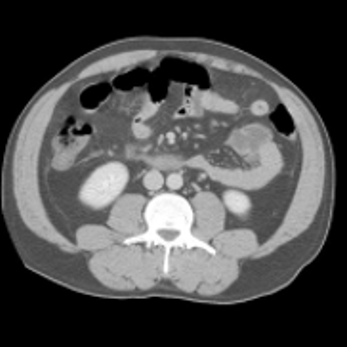
#> input picture ImageFolder1/image002.png, 347 x 347 px
$ python visualize_extreme_points1.py   (older library calls are emulated)
#> lines starting #> are read from the running program, lines starting #| are printed output that depends on the picture; after the words box and inside, x2 and y2 are one past the last pixel; in counts of white or black regions, pixels touching at a corner belong together
### compare_pix1.py
import cv2
import numpy as np


def angle_rotation(img_rot):


    img_unrot = cv2.imread('base_image.png')

    h,w,c = img_unrot.shape


    img_resize = cv2.resize(img_rot,(w,h))


    gray = cv2.cvtColor(np.uint8(img_resize), cv2.COLOR_RGB2GRAY)

    gray1 = cv2.cvtColor(np.uint8(img_unrot), cv2.COLOR_RGB2GRAY)


    center = (w//2,h//2)

    score_list = []


    allowed_rotation1 = np.linspace(0,45,46)
    allowed_rotation2 = np.linspace(170,190,21)
    allowed_rotation3 = np.linspace(350,360,11)

    allowed_rotation = np.concatenate((allowed_rotation1, allowed_rotation2, allowed_rotation3), axis = None)

    for i in allowed_rotation:

        rotation_matrix = cv2.getRotationMatrix2D(center, i, 1.0)

        final_rotated = cv2.warpAffine(gray1,rotation_matrix,(w,h))


        #(score, diff) = compare_ssim(image_compare,final_rotated , full=True)

        diff_img = cv2.absdiff(gray, final_rotated)
        score = np.sum(diff_img)

        score_list.append(score)

    angle_index = np.argmin(score_list)

    return allowed_rotation[angle_index], h, w

### segment_CT_abdomenFV.py
import cv2
import numpy as np
from compare_pix1 import angle_rotation
from itertools import groupby


def segment_extreme_points(img):
    rotation_output = angle_rotation(img)

    theta = np.radians(rotation_output[0])

    gray = cv2.cvtColor(np.uint8(img), cv2.COLOR_RGB2GRAY)

    thresh = cv2.threshold(np.uint8(gray), np.mean(gray), 255, cv2.THRESH_BINARY)[1]

    # find the biggest contour in the image

    cnt = sorted(cv2.findContours(thresh, cv2.RETR_LIST, cv2.CHAIN_APPROX_NONE)[-2], key=cv2.contourArea)[-1]

    # Access the image pixels location of the biggest contour

    pts = [[], []]

    A = cnt[:, :, 0]

    B = cnt[:, :, 1]

    pts[0] = np.ndarray.flatten(A)
    pts[1] = np.ndarray.flatten(B)

    # set up the transformation matrix (rotation) and the inverse of the matrix.

    rot_mat = np.array(((np.cos(theta), -np.sin(theta)), (np.sin(theta), np.cos(theta))))

    rot_mat_inv = np.array(((np.cos(theta), np.sin(theta)), (-np.sin(theta), np.cos(theta))))

    # Transform the contour's pixels in rotated co-ordinates

    pts1 = np.dot(rot_mat, [pts[0], pts[1]])

    pts_intX = [int(i) for i in pts1[0]]
    pts_intY = [int(i) for i in pts1[1]]

    # find y co-ordinates for same value of x co-ordinates using group by

    A = zip(pts_intX, pts_intY)

    sorted_zipped_lists = sorted(A)

    sorted_list1 = [element for _, element in sorted_zipped_lists]
    sorted_list = sorted(pts_intX)

    A1 = zip(sorted_list, sorted_list1)

    key_func = lambda x: x[0]

    groupingX = groupby(A1, key_func)

    def translationX():

        list_same_x = [list(group) for key, group in groupingX]

        A = []
        B = []

        for sub_list in list_same_x:
            sublist_max = np.max(sub_list, axis=0)[1]
            sublist_min = np.min(sub_list, axis=0)[1]
            A.append(sublist_max)
            B.append(sublist_min)

        # find biggest y-difference for same value of x

        difference = [A[i] - B[i] for i in range(len(A))]

        index = np.argmax(difference)

        x_value = list_same_x[index][0][0]

        P1_vy = B[index]

        P2_vy = A[index]

        # Get Inverse of the transformed co-ordinates

        point1 = np.dot(rot_mat_inv, [x_value, P1_vy])
        point2 = np.dot(rot_mat_inv, [x_value, P2_vy])

        horizontal_intX = [int(i) for i in point1]
        horizontal_intY = [int(i) for i in point2]

        point_list = [horizontal_intX, horizontal_intY]
        max_length = ((int(point_list[0][0]) - int(point_list[1][0])) ** 2 + (
                int(point_list[0][1]) - int(point_list[1][1])) ** 2) ** 0.5

        return max_length, point_list

    # find x co-ordinates for same value of y co-ordinates using group by

    A2 = zip(pts_intY, pts_intX)

    sorted_zipped_lists = sorted(A2)

    sorted_list1 = [element for _, element in sorted_zipped_lists]
    sorted_list = sorted(pts_intY)

    A3 = zip(sorted_list1, sorted_list)

    key_func1 = lambda x: x[1]

    groupingY = groupby(A3, key_func1)

    def translationY():

        # Move along (x,y) vector (y-axis) and find the greatest difference in x co-ordinates

        list_same_y = [list(group) for key, group in groupingY]

        A = []
        B = []

        for sub_list in list_same_y:
            sublist_max = np.max(sub_list, axis=0)[0]
            sublist_min = np.min(sub_list, axis=0)[0]
            A.append(sublist_max)
            B.append(sublist_min)

        # find biggest x-difference for same value of y

        difference = [A[i] - B[i] for i in range(len(A))]

        index = np.argmax(difference)

        y_value = list_same_y[index][0][1]

        P1_vx = B[index]

        P2_vx = A[index]

        # Get Inverse of the transformed co-ordinates

        point1 = np.dot(rot_mat_inv, [P1_vx, y_value])
        point2 = np.dot(rot_mat_inv, [P2_vx, y_value])

        vertical_intX = [int(i) for i in point1]
        vertical_intY = [int(i) for i in point2]

        point_list = [vertical_intX, vertical_intY]

        max_length = ((int(point_list[0][0]) - int(point_list[1][0])) ** 2 + (
                int(point_list[0][1]) - int(point_list[1][1])) ** 2) ** 0.5

        return max_length, point_list

    Points_V = translationX()
    Points_H = translationY()

    P1_vx = int(Points_V[1][0][0])

    P1_vy = int(Points_V[1][0][1])

    P2_vx = int(Points_V[1][1][0])

    P2_vy = int(Points_V[1][1][1])

    P1_hx = int(Points_H[1][0][0])

    P1_hy = int(Points_H[1][0][1])

    P2_hx = int(Points_H[1][1][0])

    P2_hy = int(Points_H[1][1][1])

    return (P1_hx, P1_hy), (P2_hx, P2_hy), (P1_vx, P1_vy), (P2_vx, P2_vy), rotation_output[0]

### visualize_extreme_points1.py

import cv2
import os
from segment_CT_abdomenFV import segment_extreme_points
import numpy as np
import matplotlib.pyplot as plt


for file in os.listdir("./ImageFolder1"):

    img = cv2.imread(os.path.join("./ImageFolder1",file))
#> img is the input picture: shape (347, 347, 3); min 0, max 255, mean 76.4

    if img is not None:

        Output = segment_extreme_points(img)
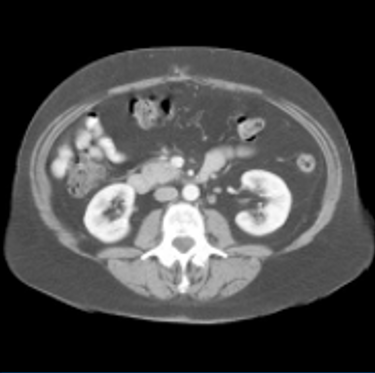
#> input picture base_image.png, 375 x 373 px
#> in angle_rotation, img_unrot is the input picture: shape (373, 375, 3); mean B, G, R 70.8, 70.7, 70.6
#> the loop in angle_rotation, `for i in allowed_rotation: ` made 78 passes
#> score on passes 1 to 12: 4034635, 4024549, 4040216, 4063096, 4092443, 4123433, 4157805, 4197941, 4237341, 4276599, 4315918, 4357137
#> pass 1, in angle_rotation, `diff_img = cv2.absdiff(gray, final_rotated)`:
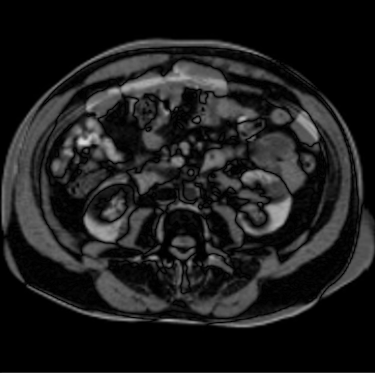
#> diff_img: shape (373, 375); min 0, max 216, mean 28.8
#> pass 2, in angle_rotation, `final_rotated = cv2.warpAffine(gray1,rotation_matrix,(w,h))`:
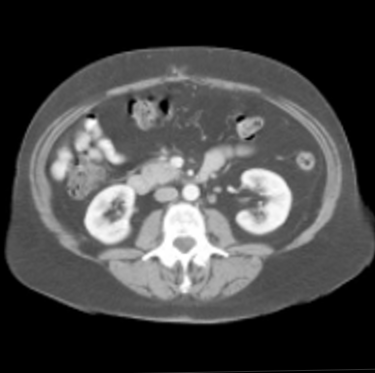
#> final_rotated: shape (373, 375); min 0, max 255, mean 70.6
#> pass 2, in angle_rotation, `diff_img = cv2.absdiff(gray, final_rotated)`:
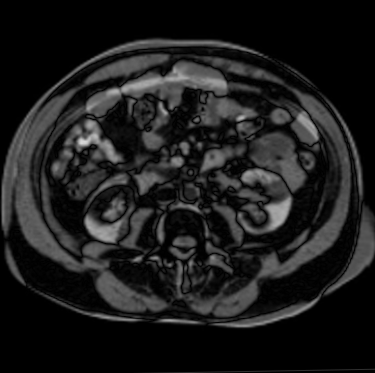
#> diff_img: shape (373, 375); min 0, max 215, mean 28.8
#> pass 3, in angle_rotation, `final_rotated = cv2.warpAffine(gray1,rotation_matrix,(w,h))`:
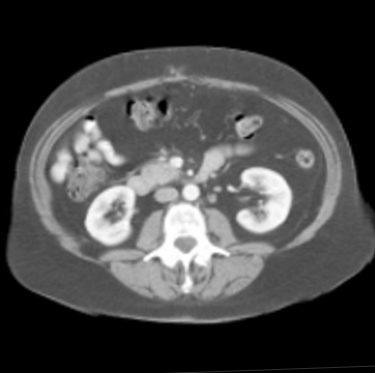
#> final_rotated: shape (373, 375); min 0, max 255, mean 70.6
#> after the loop in angle_rotation, `for i in allowed_rotation:`: score_list = 78 values, max 5909988 at index 45, min 4000826 at index 75, mean 4989447.6
#> in angle_rotation, `angle_index = np.argmin(score_list)`: angle_index = 75
#> in segment_extreme_points, `rotation_output = angle_rotation(img)`: rotation_output = (358, 373, 375)
#> in segment_extreme_points, `theta = np.radians(rotation_output[0])`: theta = 6.25
#> in segment_extreme_points, `thresh = cv2.threshold(np.uint8(gray), np.mean(gray), 255, cv2.THRESH_..`:
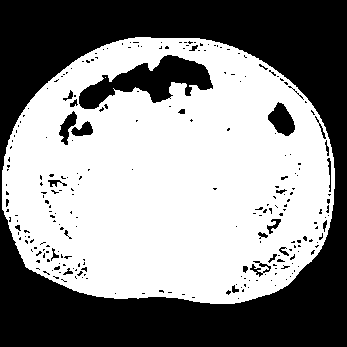
#> thresh: shape (347, 347); 55.2% white; 251 black regions (224 under 20 px), largest, box (x1, y1, x2, y2) and area: (0, 0, 347, 347) 47571, (79, 55, 213, 109) 3286, (268, 102, 295, 136) 555
#> in segment_extreme_points, `cnt = sorted(cv2.findContours(thresh, cv2.RETR_LIST, cv2.CHAIN_APPROX_..`: cnt = contour of 900 points, box (x1, y1, x2, y2) (2, 37, 335, 304), area 72387
#> in segment_extreme_points, `A = cnt[:, :, 0]`: A = 900 values, max 334 at index 634, min 2 at index 177, mean 168.4
#> in segment_extreme_points, `B = cnt[:, :, 1]`: B = 900 values, max 303 at index 458, min 37 at index 0, mean 177.1
#> in segment_extreme_points, `rot_mat = np.array(((np.cos(theta), -np.sin(theta)), (np.sin(theta), n..`: rot_mat = [[0.999, 0.0349], [-0.0349, 0.999]]
#> in segment_extreme_points, `rot_mat_inv = np.array(((np.cos(theta), np.sin(theta)), (-np.sin(theta..`: rot_mat_inv = [[0.999, -0.0349], [0.0349, 0.999]]
#> in segment_extreme_points, `pts_intX = [int(i) for i in pts1[0]]`: pts_intX = 900 values, max 340 at index 634, min 7 at index 177, mean 174
#> in segment_extreme_points, `pts_intY = [int(i) for i in pts1[1]]`: pts_intY = 900 values, max 295 at index 458, min 31 at index 830, mean 170.6
#> in segment_extreme_points, `sorted_zipped_lists = sorted(A)`: sorted_zipped_lists = 900 pairs, first value 7 to 340, second value 31 to 295
#> in segment_extreme_points, `sorted_list1 = [element for _, element in sorted_zipped_lists]`: sorted_list1 = 900 values, max 295 at index 542, min 31 at index 389, mean 170.6
#> in segment_extreme_points, `sorted_list = sorted(pts_intX)`: sorted_list = 900 values from 7 to 340
#> in segment_extreme_points, `sorted_zipped_lists = sorted(A2)`: sorted_zipped_lists = 900 pairs, first value 31 to 295, second value 7 to 340
#> in segment_extreme_points, `sorted_list1 = [element for _, element in sorted_zipped_lists]`: sorted_list1 = 900 values, max 340 at index 430, min 7 at index 435, mean 174
#> in segment_extreme_points, `sorted_list = sorted(pts_intY)`: sorted_list = 900 values from 31 to 295
#> in translationX, `list_same_x = [list(group) for key, group in groupingX]`: list_same_x = 334 items
#> the loop in translationX, `for sub_list in list_same_x:` made 334 passes
#> (sub_list, sublist_max, sublist_min) on passes 1, 4, 7: ([(7, 169), (7, 170)], 170, 169), ([(10, 153), (10, 154), (10, 209)], 209, 153), ([(13, 138), (13, 143), (13, 216), (13, 217)], 217, 138)
#> after the loop in translationX, `for sub_list in list_same_x:`: A = 334 values, max 295 at index 213, min 57 at index 71, mean 276.4; B = 334 values, max 288 at index 257, min 31 at index 137, mean 61.72
#> in translationX, `difference = [A[i] - B[i] for i in range(len(A))]`: difference = 334 values, max 263 at index 196, min 0 at index 24, mean 214.7
#> in translationX, `index = np.argmax(difference)`: index = 196
#> in translationX, `x_value = list_same_x[index][0][0]`: x_value = 203
#> in translationX, `P1_vy = B[index]`: P1_vy = 31
#> in translationX, `P2_vy = A[index]`: P2_vy = 294
#> in translationX, `point1 = np.dot(rot_mat_inv, [x_value, P1_vy])`: point1 = [201.8, 38.07]
#> in translationX, `point2 = np.dot(rot_mat_inv, [x_value, P2_vy])`: point2 = [192.6, 300.9]
#> in translationX, `horizontal_intX = [int(i) for i in point1]`: horizontal_intX = [201, 38]
#> in translationX, `horizontal_intY = [int(i) for i in point2]`: horizontal_intY = [192, 300]
#> in translationX, `point_list = [horizontal_intX, horizontal_intY]`: point_list = [[201, 38], [192, 300]]
#> in translationX, `max_length = ((int(point_list[0][0]) - int(point_list[1][0])) ** 2 + (..`: max_length = 262.2
#> in segment_extreme_points, `Points_V = translationX()`: Points_V = (262.2, [[201, 38], [192, 300]])
#> in translationY, `list_same_y = [list(group) for key, group in groupingY]`: list_same_y = 265 items
#> the loop in translationY, `for sub_list in list_same_y:` made 265 passes
#> (sub_list, sublist_max, sublist_min) on passes 8 to 10: ([(113, 38), (114, 38), (234, 38), (235, 38)], 235, 113), ([(111, 39), (112, 39), (236, 39), (237, 39), (238, 39)], 238, 111), ([(107, 40), (108, 40), (109, 40), (110, 40), (239, 40)], 239, 107)
#> after the loop in translationY, `for sub_list in list_same_y:`: A = 265 values, max 340 at index 135, min 206 at index 0, mean 312; B = 265 values, max 322 at index 73, min 7 at index 138, mean 39.55
#> in translationY, `difference = [A[i] - B[i] for i in range(len(A))]`: difference = 265 values, max 333 at index 138, min 0 at index 42, mean 272.5
#> in translationY, `index = np.argmax(difference)`: index = 138
#> in translationY, `y_value = list_same_y[index][0][1]`: y_value = 169
#> in translationY, `P1_vx = B[index]`: P1_vx = 7
#> in translationY, `P2_vx = A[index]`: P2_vx = 340
#> in translationY, `point1 = np.dot(rot_mat_inv, [P1_vx, y_value])`: point1 = [1.1, 169.1]
#> in translationY, `point2 = np.dot(rot_mat_inv, [P2_vx, y_value])`: point2 = [333.9, 180.8]
#> in translationY, `vertical_intX = [int(i) for i in point1]`: vertical_intX = [1, 169]
#> in translationY, `vertical_intY = [int(i) for i in point2]`: vertical_intY = [333, 180]
#> in translationY, `point_list = [vertical_intX, vertical_intY]`: point_list = [[1, 169], [333, 180]]
#> in translationY, `max_length = ((int(point_list[0][0]) - int(point_list[1][0])) ** 2 + (..`: max_length = 332.2
#> in segment_extreme_points, `Points_H = translationY()`: Points_H = (332.2, [[1, 169], [333, 180]])
#> in segment_extreme_points, `P1_vx = int(Points_V[1][0][0])`: P1_vx = 201
#> in segment_extreme_points, `P1_vy = int(Points_V[1][0][1])`: P1_vy = 38
#> in segment_extreme_points, `P2_vx = int(Points_V[1][1][0])`: P2_vx = 192
#> in segment_extreme_points, `P2_vy = int(Points_V[1][1][1])`: P2_vy = 300
#> in segment_extreme_points, `P1_hx = int(Points_H[1][0][0])`: P1_hx = 1
#> in segment_extreme_points, `P1_hy = int(Points_H[1][0][1])`: P1_hy = 169
#> in segment_extreme_points, `P2_hx = int(Points_H[1][1][0])`: P2_hx = 333
#> in segment_extreme_points, `P2_hy = int(Points_H[1][1][1])`: P2_hy = 180
#> Output = ((1, 169), (333, 180), (201, 38), (192, 300), 358)

        P1_hx, P1_hy = Output[0]
#> P1_hx = 1; P1_hy = 169
        P2_hx, P2_hy = Output[1]
#> P2_hx = 333; P2_hy = 180
        P1_vx, P1_vy = Output[2]
#> P1_vx = 201; P1_vy = 38
        P2_vx, P2_vy = Output[3]
#> P2_vx = 192; P2_vy = 300

        cv2.circle(np.uint8(img), (P1_vx, P1_vy), 4, (255, 0, 0, 1), -1)
#> img: shape (347, 347, 3); 0.04% of pixels changed, all inside (x1, y1, x2, y2) = (197, 34, 206, 43)
        cv2.circle(np.uint8(img), (P2_vx, P2_vy), 4, (255, 0, 0, 1), -1)
#> img: shape (347, 347, 3); mean B, G, R 76.6, 76.3, 76.3

        cv2.circle(np.uint8(img), (P1_hx, P1_hy), 4, (0, 0, 255, 1), -1)
#> img: shape (347, 347, 3); mean B, G, R 76.5, 76.3, 76.4
        cv2.circle(np.uint8(img), (P2_hx, P2_hy), 4, (0, 0, 255, 1), -1)
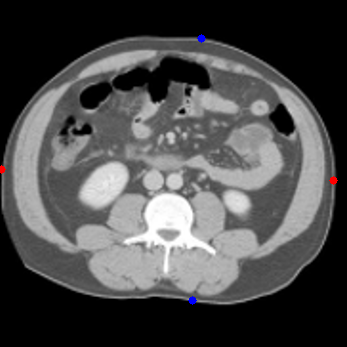
#> img: shape (347, 347, 3); mean B, G, R 76.5, 76.3, 76.5

        degree = "degrees rotated = "+str(Output[4])
#> degree = 'degrees rotated = 358.0'
#> pass 3 of the loop `for file in os.listdir("./ImageFolder1"):`:
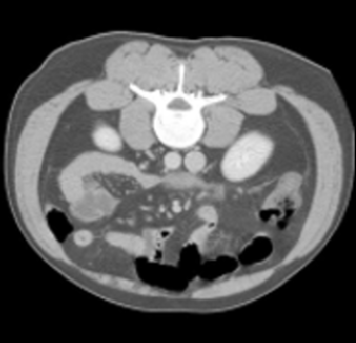
#> input picture ImageFolder1/image180deg.PNG, 356 x 343 px
#> img is the input picture: shape (343, 356, 3); min 0, max 255, mean 83.4
#> in segment_extreme_points (call 3), `thresh = cv2.threshold(np.uint8(gray), np.mean(gray), 255, cv2.THRESH_..`:
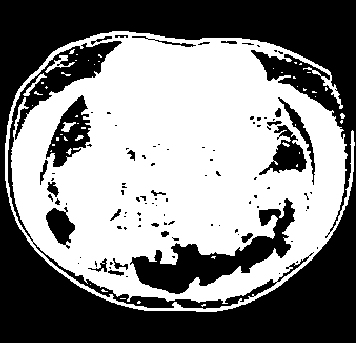
#> thresh: shape (343, 356); 51.7% white; 102 black regions (76 under 20 px), largest, box (x1, y1, x2, y2) and area: (0, 0, 356, 343) 44446, (130, 198, 295, 294) 4789, (8, 41, 314, 309) 4662
#> `cv2.circle(np.uint8(img), (P2_hx, P2_hy), 4, (0, 0, 255, 1), -1)`:
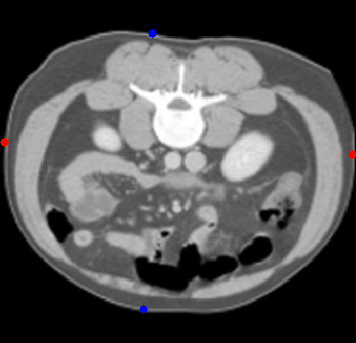
#> img: shape (343, 356, 3); mean B, G, R 83.5, 83.3, 83.5

        plt.imshow(img, cmap="gray")
        plt.title(degree)
        plt.show()
